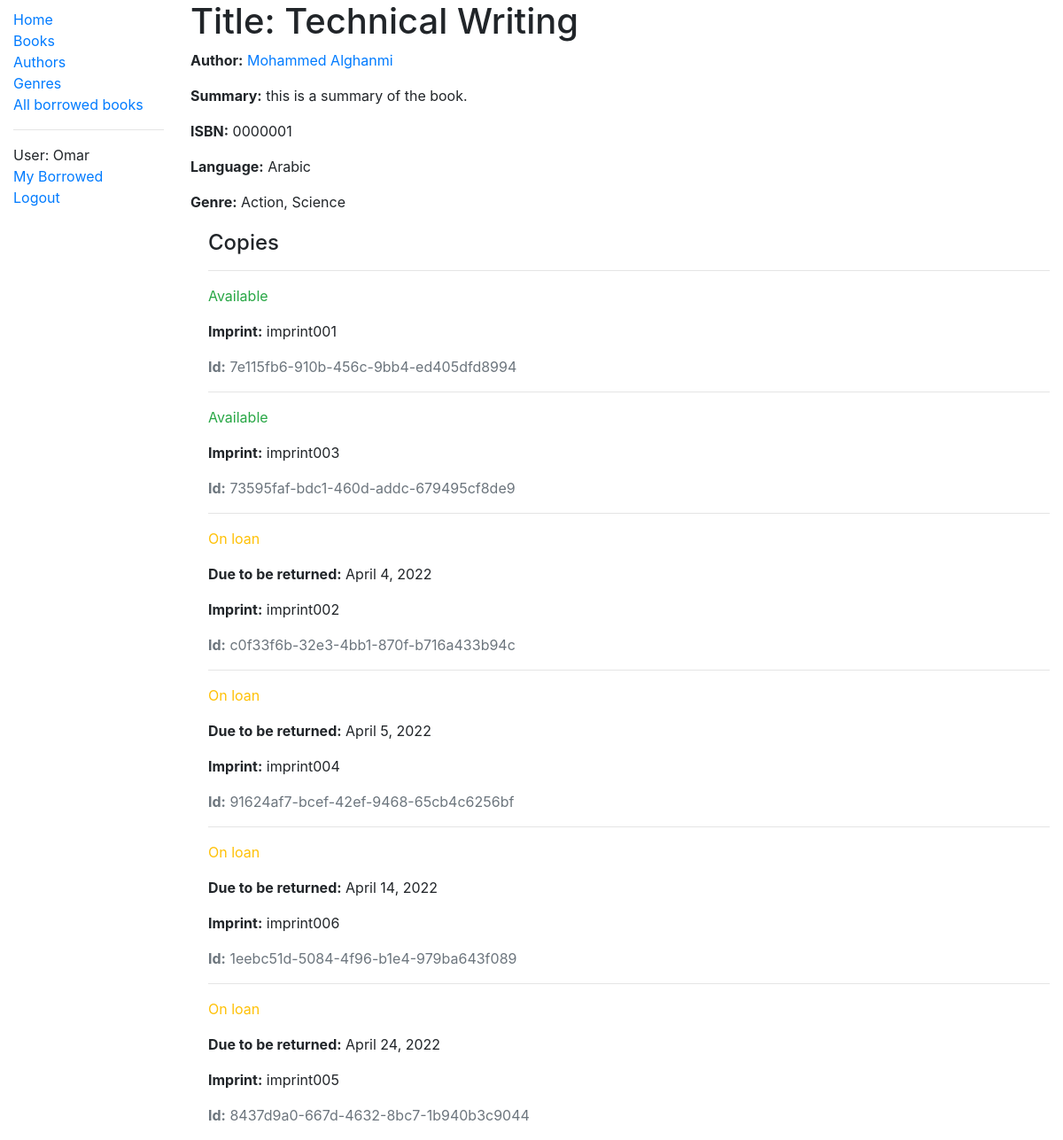
Before: /catalog/book/1 (signed in) with the older database file.
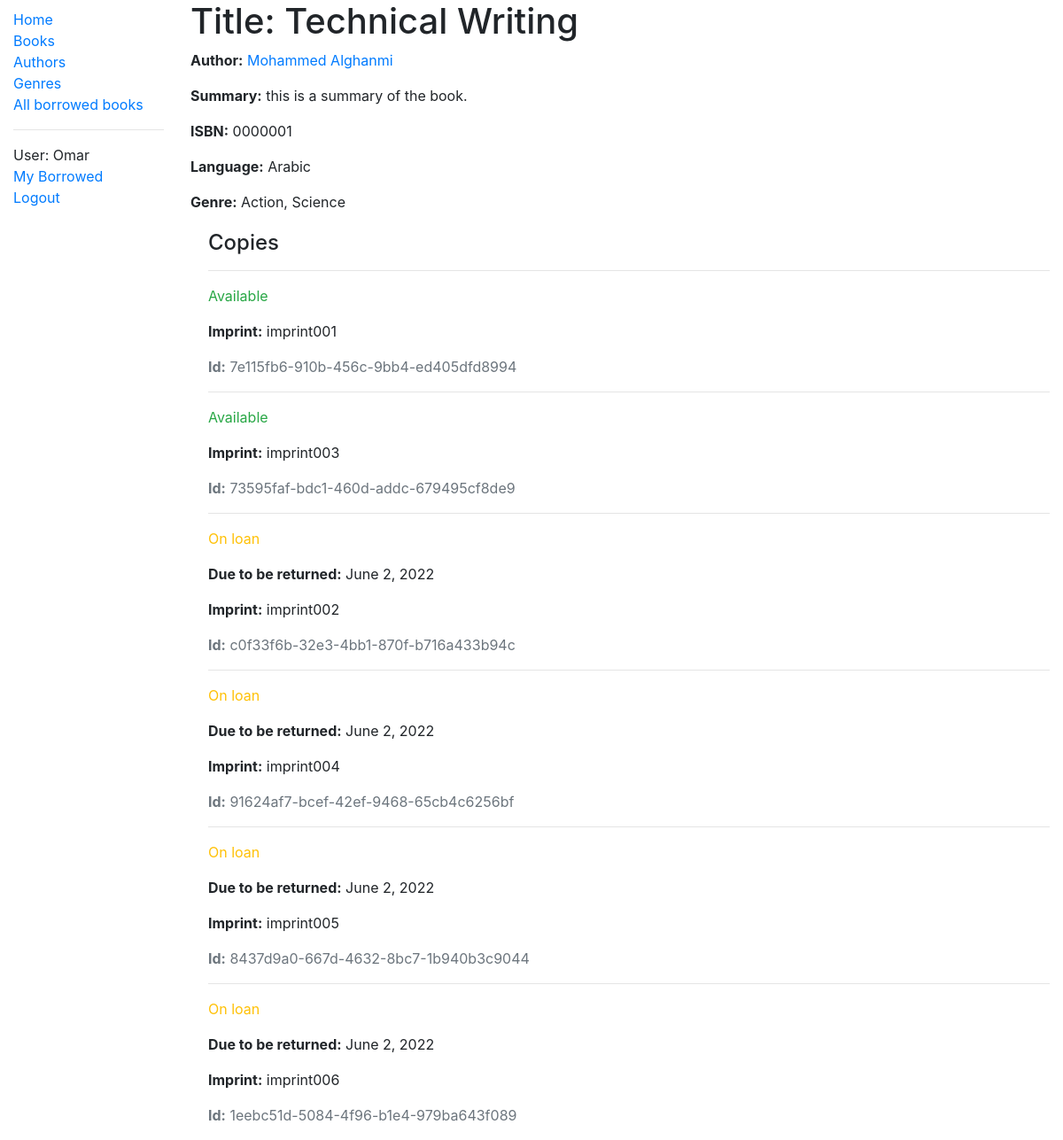
After: the same page with the newer database file.
### catalog/models.py (models this page shows, shortened)
class BookInstance(models.Model):
    id = models.UUIDField(primary_key=True, default=uuid.uuid4,
                          help_text = 'Unique ID for this particular book across whole library')
    book = models.ForeignKey('Book', on_delete = models.RESTRICT, null=True)
    imprint = models.CharField(max_length=200)
    due_back = models.DateField(null=True, blank=True)
    LOAN_STATUS = (
        ('m', 'Maintenance'),
        ('o', 'On loan'),
        ('a', 'Available'),
        ('r', 'Reserved'),
    )
    status = models.CharField(max_length = 1, choices = LOAN_STATUS,
                              default= 'a', help_text='Book availability',
                              blank = True
                              )
    borrower = models.ForeignKey(User, on_delete= models.SET_NULL, null=True, blank=True)
    class Meta:
        ordering = ['due_back']
        permissions = (('can_mark_returned','Set book as returned'),('can_view_book_instance', 'Can view book instance'))

### catalog/views.py (the view)
# urls.py: path('book/<int:pk>', views.BookDetailView.as_view(), name = 'book-detail'),
class BookDetailView(DetailView):
    model = Book
    template_name = 'book_details.html'
    def get_context_data(self, **kwargs):
        context = super(BookDetailView, self).get_context_data(**kwargs)
        context.update({
            'num_visits' : self.request.session['num_visits'],
        })
        return context
    def get(self, *args, **kwargs):
        num_visits = self.request.session.get('num_visits', 0)
        self.request.session['num_visits'] = num_visits + 1
        return super().get(self.request, *args, **kwargs)

### catalog/models.py (called while the page is built)
    def __str__(self):
        return self.name

    def __str__(self):
        return self.name

    def get_absolute_url(self):
         return reverse('author-detail', args=[str(self.id)])

    def __str__(self):
        return f'{self.first_name} {self.last_name} '

### catalog/templates/book_details.html
{% extends "base_generic.html" %}
{% block content %}
  <h1>Title: {{ book.title }}</h1>
  <p><strong>Author:</strong> <a href="{{book.author.get_absolute_url}}">{{ book.author }}</a></p>
  <p><strong>Summary:</strong> {{ book.summery }}</p>
  <p><strong>ISBN:</strong> {{ book.isbn }}</p>
  <p><strong>Language:</strong> {{ book.lang }}</p>
  <p><strong>Genre:</strong> {{ book.gener.all|join:", " }}</p>
  <div style="margin-left:20px;margin-top:20px">
    {% if perms.catalog.can_view_book_instances%}
    {% if book.bookinstance_set.all %}
    <h4>Copies</h4>
    {% for copy in book.bookinstance_set.all %}
      <hr>
      <p class="{% if copy.status == 'a' %}text-success{% elif copy.status == 'm' %}text-danger{% else %}text-warning{% endif %}">
        {{ copy.get_status_display }}
      </p>
      {% if copy.status != 'a' %}
        <p><strong>Due to be returned:</strong> {{ copy.due_back }}</p>
      {% endif %}
      <p><strong>Imprint:</strong> {{ copy.imprint }}</p>
      <p class="text-muted"><strong>Id:</strong> {{ copy.id }}</p>
    {% endfor %}
    {% endif %}
    {% endif%}
  </div>
{% endblock %}

Changed rows visible on the page:
changed BookInstance "imprint002": due_back "April 4, 2022" → "June 2, 2022"
changed BookInstance "imprint004": due_back "April 5, 2022" → "June 2, 2022"
changed BookInstance "imprint005": due_back "April 24, 2022" → "June 2, 2022"; moves up the list
changed BookInstance "imprint006": due_back "April 14, 2022" → "June 2, 2022"
